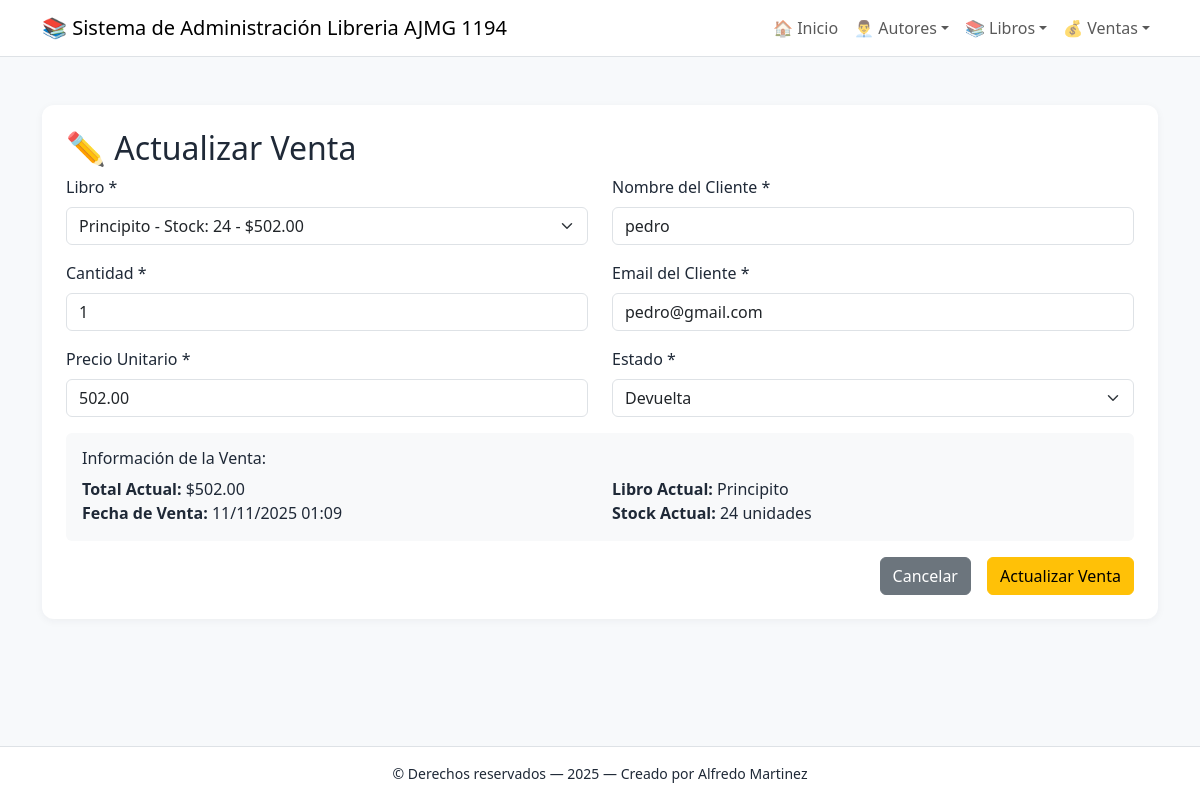
The app's page /ventas/editar/1/ with its own data.
### app_Libreria/models.py (models this page shows, shortened)
class Venta(models.Model):
    ESTADOS = [
        ('PEN', 'Pendiente'),
        ('COM', 'Completada'),
        ('CAN', 'Cancelada'),
        ('DEV', 'Devuelta'),
    ]
    fecha_venta = models.DateTimeField(default=timezone.now, verbose_name="Fecha de venta")
    cantidad = models.PositiveIntegerField(verbose_name="Cantidad vendida")
    precio_unitario = models.DecimalField(max_digits=8, decimal_places=2, verbose_name="Precio unitario")
    total = models.DecimalField(max_digits=10, decimal_places=2, verbose_name="Total de la venta")
    estado = models.CharField(max_length=3, choices=ESTADOS, default='PEN', verbose_name="Estado de la venta")
    cliente_nombre = models.CharField(max_length=100, verbose_name="Nombre del cliente")
    cliente_email = models.EmailField(verbose_name="Email del cliente")
    libro = models.ForeignKey(
        Libro,
        on_delete=models.PROTECT,
        related_name='ventas',
        verbose_name="Libro vendido"
    )
    class Meta:
        verbose_name = "Venta"
        verbose_name_plural = "Ventas"
        ordering = ['-fecha_venta']

class Libro(models.Model):
    GENEROS = [
        ('FIC', 'Ficción'),
        ('ROM', 'Romance'),
        ('TER', 'Terror'),
        ('CIE', 'Ciencia Ficción'),
        ('FAN', 'Fantasía'),
        ('HIS', 'Histórico'),
        ('BIO', 'Biografía'),
        ('INF', 'Infantil'),
    ]
    titulo = models.CharField(max_length=200, verbose_name="Título del libro")
    isbn = models.CharField(max_length=13, unique=True, verbose_name="ISBN")
    genero = models.CharField(max_length=3, choices=GENEROS, verbose_name="Género")
    fecha_publicacion = models.DateField(verbose_name="Fecha de publicación")
    precio = models.DecimalField(max_digits=8, decimal_places=2, verbose_name="Precio")
    stock = models.PositiveIntegerField(default=0, verbose_name="Cantidad en stock")
    descripcion = models.TextField(verbose_name="Descripción", blank=True)
    autores = models.ManyToManyField(Autor, related_name='libros', verbose_name="Autores")
    class Meta:
        verbose_name = "Libro"
        verbose_name_plural = "Libros"
        ordering = ['titulo']

### app_Libreria/views.py (the view)
# urls.py: path('ventas/editar/<int:venta_id>/', views.actualizar_venta, name='actualizar_venta'),
def actualizar_venta(request, venta_id):
    venta = get_object_or_404(Venta, id=venta_id)
    libros = Libro.objects.all()
    return render(request, 'venta/actualizar_venta.html', {
        'venta': venta,
        'libros': libros
    })

### app_Libreria/templates/venta/actualizar_venta.html (shortened to what this page needs)
{% extends 'base.html' %}
{% block content %}
<div class="soft-card p-4">
    <h2>✏️ Actualizar Venta</h2>
    <form method="post" action="{% url 'realizar_actualizacion_venta' venta.id %}">
        <div class="row">
            <div class="col-md-6">
                <div class="mb-3">
                    <label class="form-label">Libro *</label>
                    <select class="form-select" name="libro" required>
                        {% for libro in libros %}
                            <option value="{{ libro.id }}"
                                {% if libro.id == venta.libro.id %}selected{% endif %}
                                data-precio="{{ libro.precio }}">
                                {{ libro.titulo }} - Stock: {{ libro.stock }} - ${{ libro.precio }}
                            </option>
                        {% endfor %}
                    </select>
                </div>
                <div class="mb-3">
                    <label class="form-label">Cantidad *</label>
                    <input type="number" class="form-control" name="cantidad"
                           value="{{ venta.cantidad }}" min="1" required>
                </div>
                <div class="mb-3">
                    <label class="form-label">Precio Unitario *</label>
                    <input type="number" step="0.01" class="form-control" name="precio_unitario"
                           value="{{ venta.precio_unitario }}" required>
                </div>
            </div>
            <div class="col-md-6">
                <div class="mb-3">
                    <label class="form-label">Nombre del Cliente *</label>
                    <input type="text" class="form-control" name="cliente_nombre"
                           value="{{ venta.cliente_nombre }}" required>
                </div>
                <div class="mb-3">
                    <label class="form-label">Email del Cliente *</label>
                    <input type="email" class="form-control" name="cliente_email"
                           value="{{ venta.cliente_email }}" required>
                </div>
                <div class="mb-3">
                    <label class="form-label">Estado *</label>
                    <select class="form-select" name="estado" required>
                        <option value="DEV" {% if venta.estado == 'DEV' %}selected{% endif %}>Devuelta</option>
                    </select>
                </div>
            </div>
        </div>
        <div class="mb-3 p-3 bg-light rounded">
            <h6>Información de la Venta:</h6>
            <div class="row">
                <div class="col-md-6">
                    <strong>Total Actual:</strong> ${{ venta.total }}<br>
                    <strong>Fecha de Venta:</strong> {{ venta.fecha_venta|date:"d/m/Y H:i" }}
                </div>
                <div class="col-md-6">
                    <strong>Libro Actual:</strong> {{ venta.libro.titulo }}<br>
                    <strong>Stock Actual:</strong> {{ venta.libro.stock }} unidades
                </div>
            </div>
        </div>
        <div class="d-grid gap-2 d-md-flex justify-content-md-end">
            <a href="{% url 'ver_ventas' %}" class="btn btn-secondary me-md-2">Cancelar</a>
            <button type="submit" class="btn btn-warning">Actualizar Venta</button>
        </div>
    </form>
</div>
{% endblock %}

### app_Libreria/templates/base.html (style rules this page uses)
body { background-color: #f7f9fb; color: #1f2937; }
.soft-card { background-color: #ffffff; border-radius: 12px; box-shadow: 0 2px 8px rgba(31,41,55,0.05); }

### records on screen
Venta: libro "Principito - Stock: 24 - $502.00", cantidad "1", precio_unitario "502.00", cliente_nombre "pedro", cliente_email "pedro@gmail.com", estado "Devuelta", total "502.00", fecha_venta "11/11/2025 01:09", libro.titulo "Principito", libro.stock "24"
